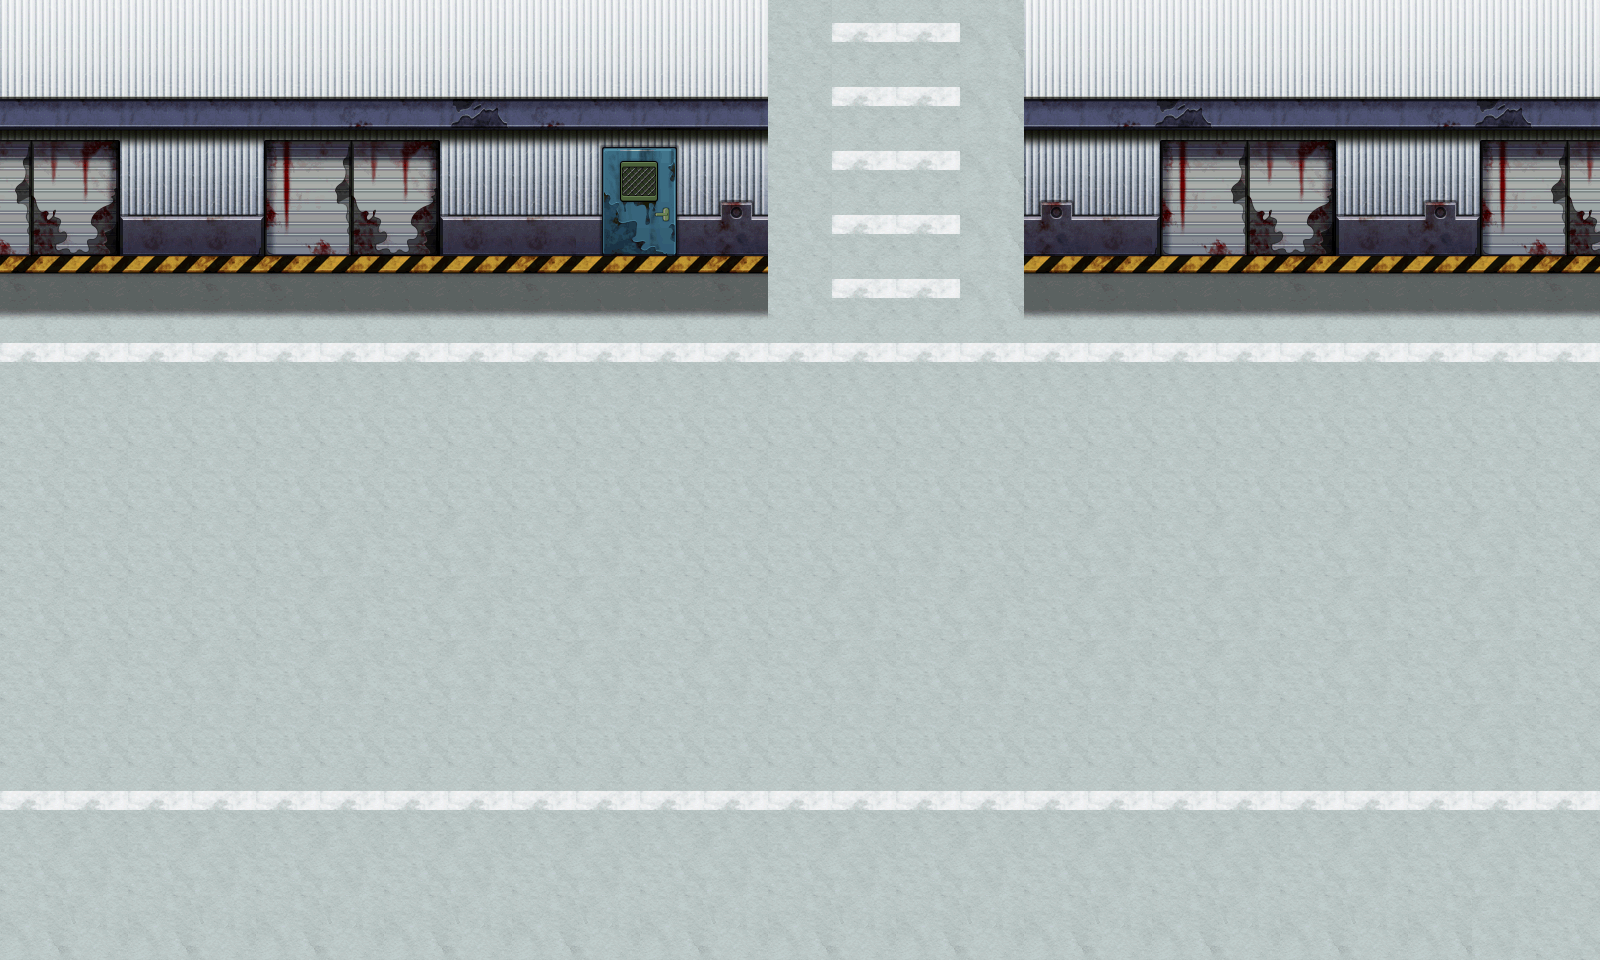

This is a level from a 2D game, rendered from its Tiled map with the project's own tilesets. A one-line summary and the map file follow, with tile-layer data summarised:
An orthogonal 25x15 tile map with 64x64 px tiles, 1 tile layer (background), 48 tilesets and 98 objects (13x collide, 11x collide_bullet).

<map version="1.0" orientation="orthogonal" width="25" height="15" tilewidth="64" tileheight="64">
 <tileset firstgid="1" name="bg02" tilewidth="64" tileheight="64">
  <image source="bg02.png" width="512" height="256" />
 </tileset>
 <tileset firstgid="33" name="jianzhu2_chaungzi01" tilewidth="61" tileheight="69">
  <image source="jianzhu2_chaungzi01.png" width="61" height="69" />
 </tileset>
 <tileset firstgid="34" name="jianzhu2_chaungzi02" tilewidth="61" tileheight="69">
  <image source="jianzhu2_chaungzi02.png" width="61" height="69" />
 </tileset>
 <tileset firstgid="35" name="jianzhu2_keng01" tilewidth="341" tileheight="173">
  <image source="jianzhu2_keng01.png" width="341" height="173" />
 </tileset>
 <tileset firstgid="36" name="jianzhu2_keng02" tilewidth="219" tileheight="126">
  <image source="jianzhu2_keng02.png" width="219" height="126" />
 </tileset>
 <tileset firstgid="37" name="jianzhu2_keng03" tilewidth="190" tileheight="112">
  <image source="jianzhu2_keng03.png" width="190" height="112" />
 </tileset>
 <tileset firstgid="38" name="jianzhu2_shidui" tilewidth="178" tileheight="392">
  <image source="jianzhu2_shidui.png" width="178" height="392" />
 </tileset>
 <tileset firstgid="39" name="jianzhu2_shidui02" tilewidth="91" tileheight="79">
  <image source="jianzhu2_shidui02.png" width="91" height="79" />
 </tileset>
 <tileset firstgid="40" name="jianzhu2_shidui03" tilewidth="122" tileheight="72">
  <image source="jianzhu2_shidui03.png" width="122" height="72" />
 </tileset>
 <tileset firstgid="41" name="jianzhu2_shidui04" tilewidth="197" tileheight="122">
  <image source="jianzhu2_shidui04.png" width="197" height="122" />
 </tileset>
 <tileset firstgid="42" name="jianzhu2_suimutou" tilewidth="173" tileheight="97">
  <image source="jianzhu2_suimutou.png" width="173" height="97" />
 </tileset>
 <tileset firstgid="43" name="jianzhu_xiangzi05" tilewidth="150" tileheight="170">
  <image source="jianzhu_xiangzi05.png" width="150" height="170" />
 </tileset>
 <tileset firstgid="44" name="jianzhu_xiangzi06" tilewidth="90" tileheight="113">
  <image source="jianzhu_xiangzi06.png" width="90" height="113" />
 </tileset>
 <tileset firstgid="45" name="jianzhu_xiangzi02" tilewidth="122" tileheight="126">
  <image source="jianzhu_xiangzi02.png" width="122" height="126" />
 </tileset>
 <tileset firstgid="46" name="jianzhu_xiangzi03" tilewidth="122" tileheight="76">
  <image source="jianzhu_xiangzi03.png" width="122" height="76" />
 </tileset>
 <tileset firstgid="47" name="jianzhu_xiangzi04" tilewidth="183" tileheight="126">
  <image source="jianzhu_xiangzi04.png" width="183" height="126" />
 </tileset>
 <tileset firstgid="48" name="jianzhu_xiangzi01" tilewidth="71" tileheight="80">
  <image source="jianzhu_xiangzi01.png" width="71" height="80" />
 </tileset>
 <tileset firstgid="49" name="jianzhu_xiangzi07" tilewidth="92" tileheight="112">
  <image source="jianzhu_xiangzi07.png" width="92" height="112" />
 </tileset>
 <tileset firstgid="50" name="jianzhu_qiang01" tilewidth="92" tileheight="54">
  <image source="jianzhu_qiang01.png" width="92" height="54" />
 </tileset>
 <tileset firstgid="51" name="jianzhu_xuezi01" tilewidth="242" tileheight="196">
  <image source="jianzhu_xuezi01.png" width="242" height="196" />
 </tileset>
 <tileset firstgid="52" name="jianzhu_xuezi02" tilewidth="219" tileheight="141">
  <image source="jianzhu_xuezi02.png" width="219" height="141" />
 </tileset>
 <tileset firstgid="53" name="jianzhu_xuezi03" tilewidth="192" tileheight="132">
  <image source="jianzhu_xuezi03.png" width="192" height="132" />
 </tileset>
 <tileset firstgid="54" name="jianzhu_xuezi04" tilewidth="421" tileheight="156">
  <image source="jianzhu_xuezi04.png" width="421" height="156" />
 </tileset>
 <tileset firstgid="55" name="jianzhu_xuezi05" tilewidth="180" tileheight="297">
  <image source="jianzhu_xuezi05.png" width="180" height="297" />
 </tileset>
 <tileset firstgid="56" name="jianzhu_tsw" tilewidth="200" tileheight="188">
  <image source="jianzhu_tsw.png" width="200" height="188" />
 </tileset>
 <tileset firstgid="57" name="jianzhu_tsw02" tilewidth="110" tileheight="177">
  <image source="jianzhu_tsw02.png" width="110" height="177" />
 </tileset>
 <tileset firstgid="58" name="jianzhu_tsw03" tilewidth="74" tileheight="184">
  <image source="jianzhu_tsw03.png" width="74" height="184" />
 </tileset>
 <tileset firstgid="59" name="jianzhu_tsw04" tilewidth="148" tileheight="93">
  <image source="jianzhu_tsw04.png" width="148" height="93" />
 </tileset>
 <tileset firstgid="60" name="jianzhu_shuidao01" tilewidth="119" tileheight="39">
  <image source="jianzhu_shuidao01.png" width="119" height="39" />
 </tileset>
 <tileset firstgid="61" name="jianzhu_ken" tilewidth="530" tileheight="534">
  <image source="jianzhu_ken.png" width="530" height="534" />
 </tileset>
 <tileset firstgid="62" name="luzhang01" tilewidth="216" tileheight="105">
  <image source="luzhang01.png" width="216" height="105" />
 </tileset>
 <tileset firstgid="63" name="luzhang02" tilewidth="212" tileheight="107">
  <image source="luzhang02.png" width="212" height="107" />
 </tileset>
 <tileset firstgid="64" name="luzhang03" tilewidth="129" tileheight="238">
  <image source="luzhang03.png" width="129" height="238" />
 </tileset>
 <tileset firstgid="65" name="luzhang04" tilewidth="110" tileheight="229">
  <image source="luzhang04.png" width="110" height="229" />
 </tileset>
 <tileset firstgid="66" name="shabao" tilewidth="113" tileheight="68">
  <image source="shabao.png" width="113" height="68" />
 </tileset>
 <tileset firstgid="67" name="jianzhu_youtong" tilewidth="72" tileheight="123">
  <image source="jianzhu_youtong.png" width="72" height="123" />
 </tileset>
 <tileset firstgid="68" name="jianzhu_huahen" tilewidth="99" tileheight="102">
  <image source="jianzhu_huahen.png" width="99" height="102" />
 </tileset>
 <tileset firstgid="69" name="jsts" tilewidth="200" tileheight="188">
  <image source="jsts.png" width="200" height="188" />
 </tileset>
 <tileset firstgid="70" name="jianzhu2_xiangzi0" tilewidth="192" tileheight="168">
  <image source="jianzhu2_xiangzi0.png" width="192" height="168" />
 </tileset>
 <tileset firstgid="71" name="yunbingche1" tilewidth="345" tileheight="247">
  <image source="yunbingche1.png" width="345" height="247" />
 </tileset>
 <tileset firstgid="72" name="yunbingche2" tilewidth="345" tileheight="245">
  <image source="yunbingche2.png" width="345" height="245" />
 </tileset>
 <tileset firstgid="73" name="jianzhu_kzt" tilewidth="377" tileheight="159">
  <image source="jianzhu_kzt.png" width="377" height="159" />
 </tileset>
 <tileset firstgid="74" name="05jianzhu_x_s01" tilewidth="57" tileheight="54">
  <image source="05jianzhu_x_s01.png" width="57" height="54" />
 </tileset>
 <tileset firstgid="75" name="05jianzhu_x_s02" tilewidth="81" tileheight="47">
  <image source="05jianzhu_x_s02.png" width="81" height="47" />
 </tileset>
 <tileset firstgid="76" name="jianzhu2_kengs02" tilewidth="53" tileheight="36">
  <image source="jianzhu2_kengs02.png" width="53" height="36" />
 </tileset>
 <tileset firstgid="77" name="jianzhu2_kengs01" tilewidth="37" tileheight="32">
  <image source="jianzhu2_kengs01.png" width="37" height="32" />
 </tileset>
 <tileset firstgid="78" name="jianzhu2_bian02" tilewidth="64" tileheight="320">
  <image source="jianzhu2_bian02.png" width="64" height="320" />
 </tileset>
 <tileset firstgid="79" name="jianzhu2_bian01" tilewidth="64" tileheight="320">
  <image source="jianzhu2_bian01.png" width="64" height="320" />
 </tileset>
 <layer name="background" width="25" height="15">
  <data>[375 cells, 375 non-empty, 24 distinct tile ids]</data>
 </layer>
 <objectgroup name="dakeng" width="25" height="15">
  <properties>
   <property name="filename" value="jianzhu_ken.png" />
   <property name="groundlayer" value="1" />
  </properties>
  <object gid="61" x="1367" y="745">
   <properties>
    <property name="groundZ" value="1" />
   </properties>
  </object>
 </objectgroup>
 <objectgroup name="xiashuidao" width="25" height="15">
  <properties>
   <property name="filename" value="jianzhu_shuidao01.png" />
   <property name="groundlayer" value="1" />
  </properties>
  <object gid="60" x="129" y="329" />
  <object gid="60" x="466" y="314" />
  <object gid="60" x="1346" y="332" />
 </objectgroup>
 <objectgroup name="windows1" width="25" height="15">
  <properties>
   <property name="filename" value="jianzhu2_chaungzi01.png" />
   <property name="groundlayer" value="1" />
  </properties>
  <object gid="33" x="35" y="85" />
  <object gid="33" x="227" y="84" />
  <object gid="33" x="610" y="84" />
  <object gid="33" x="1295" y="84" />
  <object gid="33" x="1445" y="85" />
 </objectgroup>
 <objectgroup name="windows2" width="25" height="15">
  <properties>
   <property name="filename" value="jianzhu2_chaungzi02.png" />
   <property name="groundlayer" value="1" />
  </properties>
  <object gid="34" x="418" y="84" />
  <object gid="34" x="1132" y="84" />
 </objectgroup>
 <objectgroup name="d1" width="25" height="15">
  <properties>
   <property name="filename" value="jianzhu2_keng01.png" />
   <property name="groundlayer" value="1" />
  </properties>
  <object gid="35" x="603" y="633">
   <properties>
    <property name="groundZ" value="1" />
   </properties>
  </object>
 </objectgroup>
 <objectgroup name="d2" width="25" height="15">
  <properties>
   <property name="filename" value="jianzhu2_keng02.png" />
   <property name="groundlayer" value="1" />
  </properties>
  <object gid="36" x="210" y="656" />
 </objectgroup>
 <objectgroup name="d3" width="25" height="15">
  <properties>
   <property name="filename" value="jianzhu2_keng03.png" />
   <property name="groundlayer" value="1" />
  </properties>
  <object gid="37" x="1204" y="745">
   <properties>
    <property name="groundZ" value="1" />
   </properties>
  </object>
 </objectgroup>
 <objectgroup name="muboxb" width="25" height="15">
  <properties>
   <property name="filename" value="jianzhu_xiangzi04.png" />
   <property name="groundlayer" value="1" />
  </properties>
  <!-- 1 objects omitted --></objectgroup>
 <objectgroup name="oil" width="25" height="15">
  <properties>
   <property name="filename" value="jianzhu_youtong.png" />
   <property name="groundlayer" value="1" />
  </properties>
  <!-- 1 objects omitted --></objectgroup>
 <objectgroup name="che1" width="25" height="15">
  <properties>
   <property name="buildlayer" value="1" />
   <property name="filename" value="yunbingche1.png" />
  </properties>
  <!-- 2 objects omitted --></objectgroup>
 <objectgroup name="che3" width="25" height="15">
  <properties>
   <property name="buildlayer" value="1" />
   <property name="filename" value="yunbingche2.png" />
  </properties>
  <!-- 1 objects omitted --></objectgroup>
 <objectgroup name="che2" width="25" height="15">
  <properties>
   <property name="filename" value="yunbingche2.png" />
   <property name="groundlayer" value="1" />
  </properties>
  <!-- 1 objects omitted --></objectgroup>
 <objectgroup name="bianyuan" width="25" height="15">
  <properties>
   <property name="filename" value="jianzhu2_shidui.png" />
   <property name="groundlayer" value="1" />
  </properties>
  <!-- 1 objects omitted --></objectgroup>
 <objectgroup name="stone1" width="25" height="15">
  <properties>
   <property name="filename" value="jianzhu2_shidui02.png" />
   <property name="groundlayer" value="1" />
  </properties>
  <!-- 1 objects omitted --></objectgroup>
 <objectgroup name="stone2" width="25" height="15">
  <properties>
   <property name="filename" value="jianzhu2_shidui03.png" />
   <property name="groundlayer" value="1" />
  </properties>
  <!-- 1 objects omitted --></objectgroup>
 <objectgroup name="stone3" width="25" height="15">
  <properties>
   <property name="filename" value="jianzhu2_shidui04.png" />
   <property name="groundlayer" value="1" />
  </properties>
  <!-- 1 objects omitted --></objectgroup>
 <objectgroup name="stone4" width="25" height="15">
  <properties>
   <property name="filename" value="jianzhu2_suimutou.png" />
   <property name="groundlayer" value="1" />
  </properties>
  <!-- 1 objects omitted --></objectgroup>
 <objectgroup name="shabao" width="25" height="15">
  <properties>
   <property name="filename" value="shabao.png" />
   <property name="groundlayer" value="1" />
  </properties>
  <!-- 1 objects omitted --></objectgroup>
 <objectgroup name="shabao2" width="25" height="15">
  <properties>
   <property name="buildlayer" value="1" />
   <property name="filename" value="shabao.png" />
  </properties>
  <!-- 1 objects omitted --></objectgroup>
 <objectgroup name="muboxs" width="25" height="15">
  <properties>
   <property name="filename" value="jianzhu_xiangzi01.png" />
   <property name="groundlayer" value="1" />
  </properties>
  <!-- 1 objects omitted --></objectgroup>
 <objectgroup name="greenbox2" width="25" height="15">
  <properties>
   <property name="filename" value="jianzhu2_xiangzi0.png" />
   <property name="groundlayer" value="1" />
  </properties>
  <!-- 1 objects omitted --></objectgroup>
 <objectgroup name="blackboxs" width="25" height="15">
  <properties>
   <property name="filename" value="jianzhu_xiangzi06.png" />
   <property name="groundlayer" value="1" />
  </properties>
  <!-- 1 objects omitted --></objectgroup>
 <objectgroup name="blackboxb" width="25" height="15">
  <properties>
   <property name="filename" value="jianzhu_xiangzi05.png" />
   <property name="groundlayer" value="1" />
  </properties>
  <!-- 1 objects omitted --></objectgroup>
 <objectgroup name="greenboxs" width="25" height="15">
  <properties>
   <property name="filename" value="jianzhu_xiangzi03.png" />
   <property name="groundlayer" value="1" />
  </properties>
  <!-- 1 objects omitted --></objectgroup>
 <objectgroup name="greenboxb" width="25" height="15">
  <properties>
   <property name="filename" value="jianzhu_xiangzi02.png" />
   <property name="groundlayer" value="1" />
  </properties>
  <!-- 1 objects omitted --></objectgroup>
 <objectgroup name="qiangxie1" width="25" height="15">
  <properties>
   <property name="filename" value="jianzhu_xiangzi07.png" />
   <property name="groundlayer" value="1" />
  </properties>
  <!-- 2 objects omitted --></objectgroup>
 <objectgroup name="qiangxie2" width="25" height="15">
  <properties>
   <property name="filename" value="jianzhu_qiang01.png" />
   <property name="groundlayer" value="1" />
  </properties>
  <!-- 1 objects omitted --></objectgroup>
 <objectgroup name="blood1" width="25" height="15">
  <properties>
   <property name="filename" value="jianzhu_xuezi01.png" />
   <property name="groundlayer" value="1" />
  </properties>
  <!-- 1 objects omitted --></objectgroup>
 <objectgroup name="blood2" width="25" height="15">
  <properties>
   <property name="filename" value="jianzhu_xuezi02.png" />
   <property name="groundlayer" value="1" />
  </properties>
  <!-- 1 objects omitted --></objectgroup>
 <objectgroup name="blood3" width="25" height="15">
  <properties>
   <property name="filename" value="jianzhu_xuezi03.png" />
   <property name="groundlayer" value="1" />
  </properties>
  <!-- 3 objects omitted --></objectgroup>
 <objectgroup name="blood4" width="25" height="15">
  <properties>
   <property name="filename" value="jianzhu_xuezi04.png" />
   <property name="groundlayer" value="1" />
  </properties>
  <!-- 2 objects omitted --></objectgroup>
 <objectgroup name="blood5" width="25" height="15">
  <properties>
   <property name="filename" value="jianzhu_xuezi05.png" />
   <property name="groundlayer" value="1" />
  </properties>
  <!-- 1 objects omitted --></objectgroup>
 <objectgroup name="tiesiwang" width="25" height="15">
  <properties>
   <property name="buildlayer" value="1" />
   <property name="filename" value="jsts.png" />
  </properties>
  <!-- 8 objects omitted --></objectgroup>
 <objectgroup name="tiesiwangddd" width="25" height="15">
  <properties>
   <property name="filename" value="jsts.png" />
   <property name="groundlayer" value="1" />
  </properties>
  <!-- 1 objects omitted --></objectgroup>
 <objectgroup name="tiesiwangdoor" width="25" height="15">
  <properties>
   <property name="buildlayer" value="1" />
   <property name="filename" value="jianzhu_tsw02.png" />
  </properties>
  <!-- 2 objects omitted --></objectgroup>
 <objectgroup name="tiesiwangdoorsui1" width="25" height="15">
  <properties>
   <property name="buildlayer" value="1" />
   <property name="filename" value="jianzhu_tsw03.png" />
  </properties>
  <!-- 1 objects omitted --></objectgroup>
 <objectgroup name="tiesiwangdoorsui2" width="25" height="15">
  <properties>
   <property name="filename" value="jianzhu_tsw04.png" />
   <property name="groundlayer" value="1" />
  </properties>
  <!-- 1 objects omitted --></objectgroup>
 <objectgroup name="zhua" width="25" height="15">
  <properties>
   <property name="filename" value="jianzhu_huahen.png" />
   <property name="groundlayer" value="1" />
  </properties>
  <!-- 2 objects omitted --></objectgroup>
 <objectgroup name="zudang1" width="25" height="15">
  <properties>
   <property name="filename" value="luzhang01.png" />
   <property name="groundlayer" value="1" />
  </properties>
  <!-- 1 objects omitted --></objectgroup>
 <objectgroup name="zudang2" width="25" height="15">
  <properties>
   <property name="filename" value="luzhang01.png" />
   <property name="groundlayer" value="1" />
  </properties>
  <!-- 1 objects omitted --></objectgroup>
 <objectgroup name="zudang4" width="25" height="15">
  <properties>
   <property name="filename" value="luzhang04.png" />
   <property name="groundlayer" value="1" />
  </properties>
  <!-- 1 objects omitted --></objectgroup>
 <objectgroup name="zudang3" width="25" height="15">
  <properties>
   <property name="filename" value="luzhang03.png" />
   <property name="groundlayer" value="1" />
  </properties>
  <!-- 1 objects omitted --></objectgroup>
 <objectgroup name="zhihuitai" width="25" height="15">
  <properties>
   <property name="filename" value="jianzhu_kzt.png" />
   <property name="groundlayer" value="1" />
  </properties>
  <!-- 1 objects omitted --></objectgroup>
 <objectgroup name="blood6" width="25" height="15">
  <properties>
   <property name="filename" value="05jianzhu_x_s01.png" />
   <property name="groundlayer" value="1" />
  </properties>
  <!-- 1 objects omitted --></objectgroup>
 <objectgroup name="blood7" width="25" height="15">
  <properties>
   <property name="filename" value="05jianzhu_x_s02.png" />
   <property name="groundlayer" value="1" />
  </properties>
  <!-- 1 objects omitted --></objectgroup>
 <objectgroup name="keng1" width="25" height="15">
  <properties>
   <property name="filename" value="jianzhu2_kengs02.png" />
   <property name="groundlayer" value="1" />
  </properties>
  <!-- 3 objects omitted --></objectgroup>
 <objectgroup name="keng2" width="25" height="15">
  <properties>
   <property name="filename" value="jianzhu2_kengs01.png" />
   <property name="groundlayer" value="1" />
  </properties>
  <!-- 3 objects omitted --></objectgroup>
 <objectgroup name="bianleft" width="25" height="15">
  <properties>
   <property name="filename" value="jianzhu2_bian01.png" />
   <property name="groundlayer" value="1" />
  </properties>
  <!-- 1 objects omitted --></objectgroup>
 <objectgroup name="bianright" width="25" height="15">
  <properties>
   <property name="filename" value="jianzhu2_bian02.png" />
   <property name="groundlayer" value="1" />
  </properties>
  <!-- 1 objects omitted --></objectgroup>
 <objectgroup name="collide_people" width="25" height="15">
  <!-- 13 objects omitted --></objectgroup>
 <objectgroup name="collide_bullet" width="25" height="15" visible="0">
  <!-- 11 objects omitted --></objectgroup>
</map>
<!-- 84 of 98 objects omitted -->
